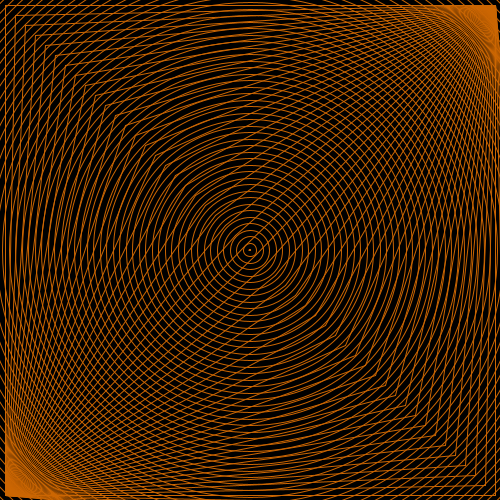
Frame 1 (no input)
Frame 60 (the mouse pressed at the canvas centre just before this capture): identical to frame 1, image omitted
Frame 120 (the mouse held since frame 60 and released just before this capture): identical to frame 1, image omitted

The Processing sketch that drew this single still picture (run headless with seeded random() and noise(); from frame 60 on, the mouse is pressed at the canvas centre):

// Processing sketch: processing_32831
// ── processing_32831.pde

int x = 5;
int y = 5;

int x2 = 5;
int y2 = 5;

int x3 = 5;
int y3 = 5;

float a= 0.5;
float b= 0.5;

float d= 0.2;
float e= 0.2;

int count = 0;




void setup() {
  
  size(500,500);
  background (0);
}

void draw() 


{
 while (count<55){
 stroke(204, 102, 2);
  smooth();
  line(5,5,5,495);
  line(5,5,495,5);
  line(5,495,495,495);
  line(495,5,495,495);
  
 /* line(5,5,495,495);
  line(495,5,5,495);*/
  
  /*line(20,20,495,5);*/
  line(x,y,495,5);
  
  
  
  /*line(20,20,5,495);*/
  line(x2,y2,5,495);
  
 
  
  
  x= x + 10;
  y= y + 10;
  
  x2= x2 + 10;
  y2= y2 + 10;
  
 noFill();
 ellipse(250, 250, a, b);
 ellipse(250, 250, d, e);
 

a = a + 13;
b = b + 13;
count++;

 }
 
}
